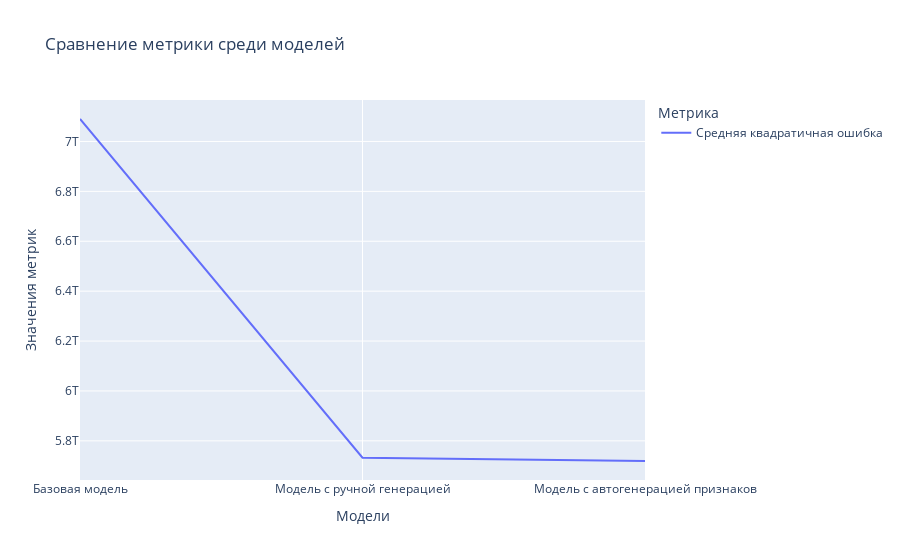

The cell this chart's notebook holds for it:
### Code cell
metric_name = 'Средняя квадратичная ошибка' 
plot_metrics_comparison(df_compare, metric_name)

### Figure 1 — Plotly figure (JSON) as saved in the notebook; plotly's stock layout.template omitted (floating-point values rounded to 4 significant figures)
{"data": [{"hovertemplate": "Метрика=Средняя квадратичная ошибка<br>Модели=%{x}<br>Значения метрик=%{y}<extra></extra>", "legendgroup": "Средняя квадратичная ошибка", "line": {"color": "#636efa", "dash": "solid"}, "marker": {"symbol": "circle"}, "mode": "lines", "name": "Средняя квадратичная ошибка", "orientation": "v", "showlegend": true, "type": "scatter", "x": ["Базовая модель", "Модель с ручной генерацией", "Модель с автогенерацией признаков"], "xaxis": "x", "y": [7090000000000.0, 5733000000000.0, 5719000000000.0], "yaxis": "y"}], "layout": {"legend": {"title": {"text": "Метрика"}, "tracegroupgap": 0}, "title": {"text": "Сравнение метрики среди моделей"}, "xaxis": {"anchor": "y", "domain": [0, 1], "title": {"text": "Модели"}}, "yaxis": {"anchor": "x", "domain": [0, 1], "title": {"text": "Значения метрик"}}}}
